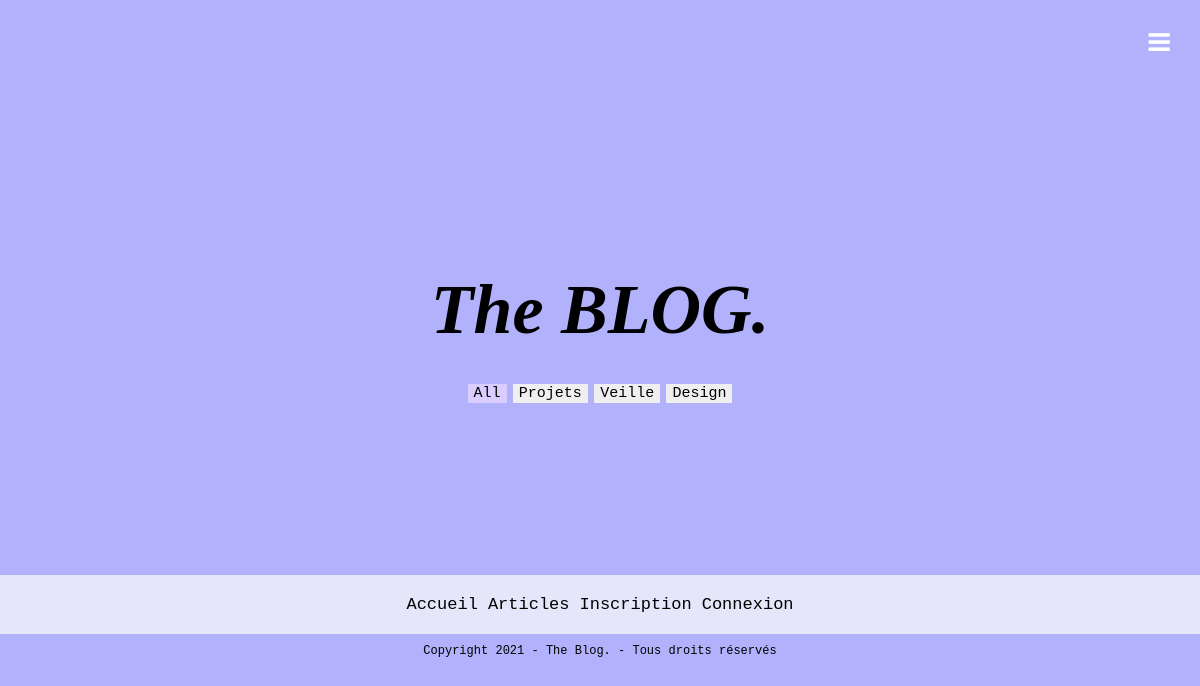
The app's page /articles.php, older data.
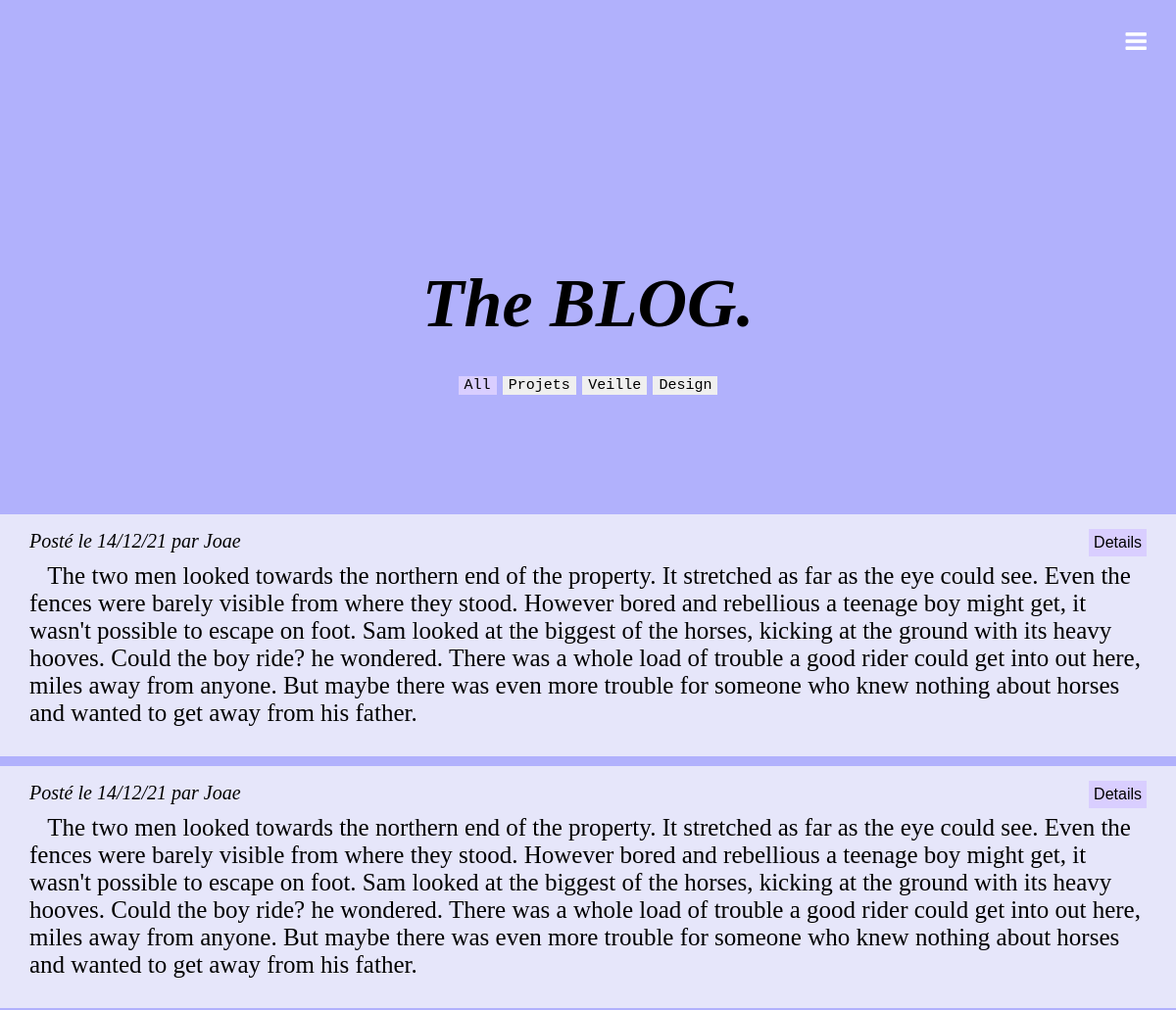
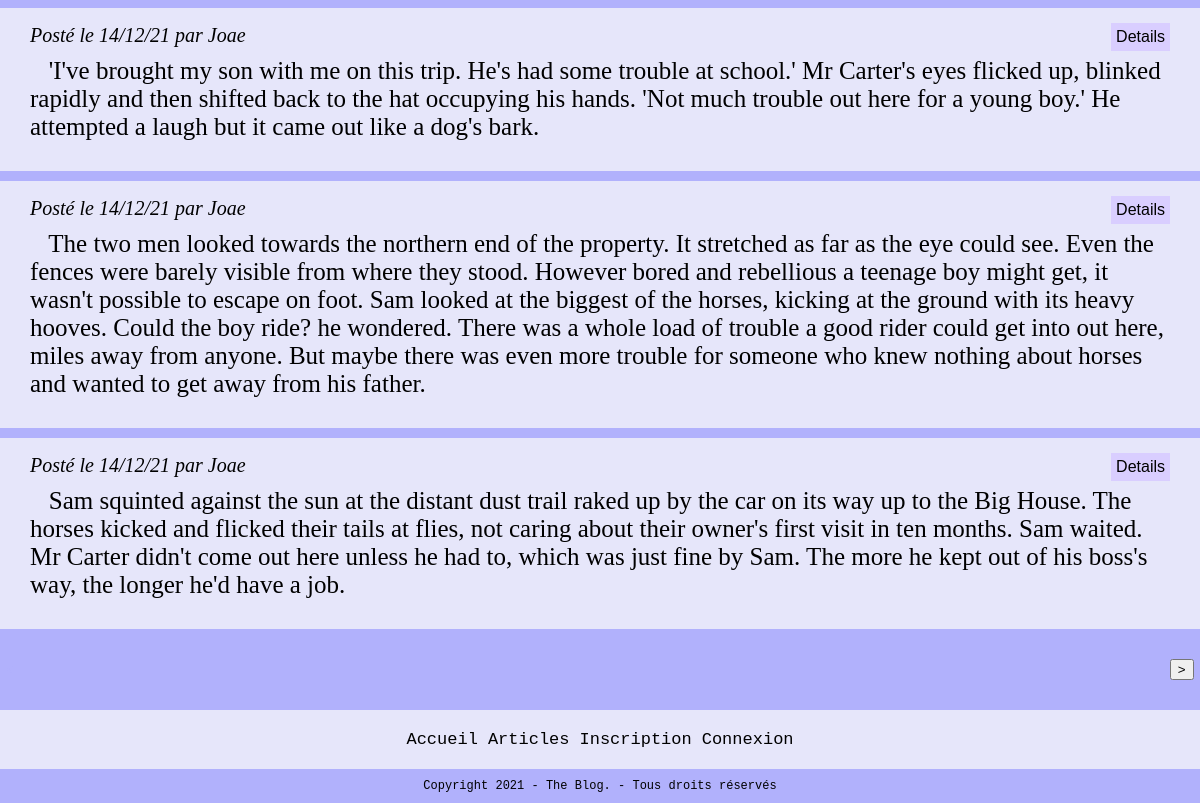
The same page, newer data (2 pictures, top to bottom).
### tables this page shows
CREATE TABLE `articles` (
  `id` int(11) NOT NULL,
  `article` text NOT NULL,
  `id_utilisateur` int(11) NOT NULL,
  `id_categorie` int(11) NOT NULL,
  `date` timestamp NOT NULL DEFAULT CURRENT_TIMESTAMP ON UPDATE CURRENT_TIMESTAMP
);

CREATE TABLE `utilisateurs` (
  `id` int(11) NOT NULL,
  `login` varchar(255) NOT NULL,
  `password` varchar(255) NOT NULL,
  `email` varchar(255) NOT NULL,
  `id_droits` int(11) NOT NULL
);

### articles.php (the view, shortened to what this page needs)
<!DOCTYPE html>
<html>
<head>
  <?php include "head.php";?>
 </head>
 <body>
  <header>
    <?php include "header.php";?>
  </header>
  <main>
  <h1 class="title"><i>The BLOG.  </i></h1>
  <form method="get" class="art_cat">
    <input class ="All" type="submit" name = "All" value="All"></input>
    <input class ="Projets" type="submit" name = "Categorie" value="Projets"></input>
    <input class ="Veille" type="submit" name = "Categorie" value="Veille"></input>
    <input class ="Design" type="submit" name = "Categorie" value="Design"></input>
  </form>
  <div class='index_articles'>
<?php
include "db_link.php";
if(isset($_GET["Categorie"])){
  if($_GET["Categorie"]=="Projets"){
    $sql = "SELECT * FROM articles WHERE id_categorie = 1";
    ?><style>.Projets{background-color : rgb(217, 206, 255);}</style> <?php
  }
  if($_GET["Categorie"]=="Veille"){
    $sql = "SELECT * FROM articles WHERE id_categorie = 2";
    ?><style>.Veille{background-color : rgb(217, 206, 255);}</style> <?php
  }
  if($_GET["Categorie"]=="Design"){
    $sql = "SELECT * FROM articles WHERE id_categorie = 3";
    ?><style>.Design{background-color : rgb(217, 206, 255);}</style> <?php
  }
}
elseif(isset($_GET["All"])){
  $sql = "SELECT * FROM articles ";
  ?><style>.All{background-color : rgb(217, 206, 255);}</style> <?php
}
else{
  $sql = "SELECT * FROM articles ";
  ?><style>.All{background-color : rgb(217, 206, 255);}</style> <?php
}
$query = $conn->query($sql);
$comments = $query->fetch_all();
$sql = "SELECT utilisateurs.id, utilisateurs.login FROM utilisateurs INNER JOIN articles ON articles.id_utilisateur = articles.id" ;
$query = $conn->query($sql);
$users = $query->fetch_all();
$i = 0;
$u = 0;
$arts = array();
foreach(array_reverse($comments) as $comment){
  $arts[$u][] = $comment;
  $i++;
  if ($i == 5){
    $i = 0;
    $u ++;
  }
}
foreach($arts[$_SESSION["page"]] as $article){
  echo "<div>
          <article>";
  foreach($users as $user){
    if ($article[2] == $user[0]){
      $uname = $user[1];
    }
  }
  $date = date_create($article[4]);
  $date = date_format($date, 'd/m/y');
  echo "
  <div class='articles_container'>
    <div class='info_article'>
      <div class='post_info'> Posté le $date par $uname</br>
      </div>
      <div class='read_more'>
        <form action = 'article.php' method = 'get'> <button name ='id' type='submit' value ='$article[0]'> Details </button>
          </form>
      </div>
    </div>
    <div > &nbsp&nbsp $article[1]
    </div>
  </div>
  </div>
  </article>
  ";
}
if(count($comments)>4){
  echo "
    <form method='get'>
    <div class = 'art_arr'>
    <button id ='left' name = 'page' type = 'submit' value='".($_SESSION['page']-1)."'> <</button>
    <button id ='right' name = 'page' type = 'submit' value='".($_SESSION['page']+1)."'> ></button>
    </div>
    </form>";
    ?><style>#left{color : rgb(177, 177, 252);border:none;background-color:rgb(177, 177, 252)}</style> <?php
    ?><style>#right{color : rgb(177, 177, 252);border:none;background-color:rgb(177, 177, 252)}</style> <?php
}
?>
</div>
  </main>
  <footer>
    <?php include "footer.php";?>
  </footer>
</body>
</html>

Row changes from the older to the newer data that the page shows:
added articles: date "14/12/21", id_utilisateur.login "Joae", $article[0] 18 (drawn), article "The two men looked towards the northern end of the property. It stretched as far as the eye could see. Even the fences were barely visible from where they stood. However bored and rebellious a teenage boy might get, it wasn't possible to escape on foot. Sam looked at the biggest of the horses, kicking at the ground with its heavy hooves. Could the boy ride? he wondered. There was a whole load of trouble a good rider could get into out here, miles away from anyone. But maybe there was even more trouble for someone who knew nothing about horses and wanted to get away from his father."
added articles: date "14/12/21", id_utilisateur.login "Joae", $article[0] 17 (drawn), article "The two men looked towards the northern end of the property. It stretched as far as the eye could see. Even the fences were barely visible from where they stood. However bored and rebellious a teenage boy might get, it wasn't possible to escape on foot. Sam looked at the biggest of the horses, kicking at the ground with its heavy hooves. Could the boy ride? he wondered. There was a whole load of trouble a good rider could get into out here, miles away from anyone. But maybe there was even more trouble for someone who knew nothing about horses and wanted to get away from his father."
added articles: date "14/12/21", id_utilisateur.login "Joae", $article[0] 16 (drawn), article "'I've brought my son with me on this trip. He's had some trouble at school.' Mr Carter's eyes flicked up, blinked rapidly and then shifted back to the hat occupying his hands. 'Not much trouble out here for a young boy.' He attempted a laugh but it came out like a dog's bark."
added articles: date "14/12/21", id_utilisateur.login "Joae", $article[0] 12 (drawn), article "The two men looked towards the northern end of the property. It stretched as far as the eye could see. Even the fences were barely visible from where they stood. However bored and rebellious a teenage boy might get, it wasn't possible to escape on foot. Sam looked at the biggest of the horses, kicking at the ground with its heavy hooves. Could the boy ride? he wondered. There was a whole load of trouble a good rider could get into out here, miles away from anyone. But maybe there was even more trouble for someone who knew nothing about horses and wanted to get away from his father."
added articles: date "14/12/21", id_utilisateur.login "Joae", $article[0] 11 (drawn), article "Sam squinted against the sun at the distant dust trail raked up by the car on its way up to the Big House. The horses kicked and flicked their tails at flies, not caring about their owner's first visit in ten months. Sam waited. Mr Carter didn't come out here unless he had to, which was just fine by Sam. The more he kept out of his boss's way, the longer he'd have a job."
